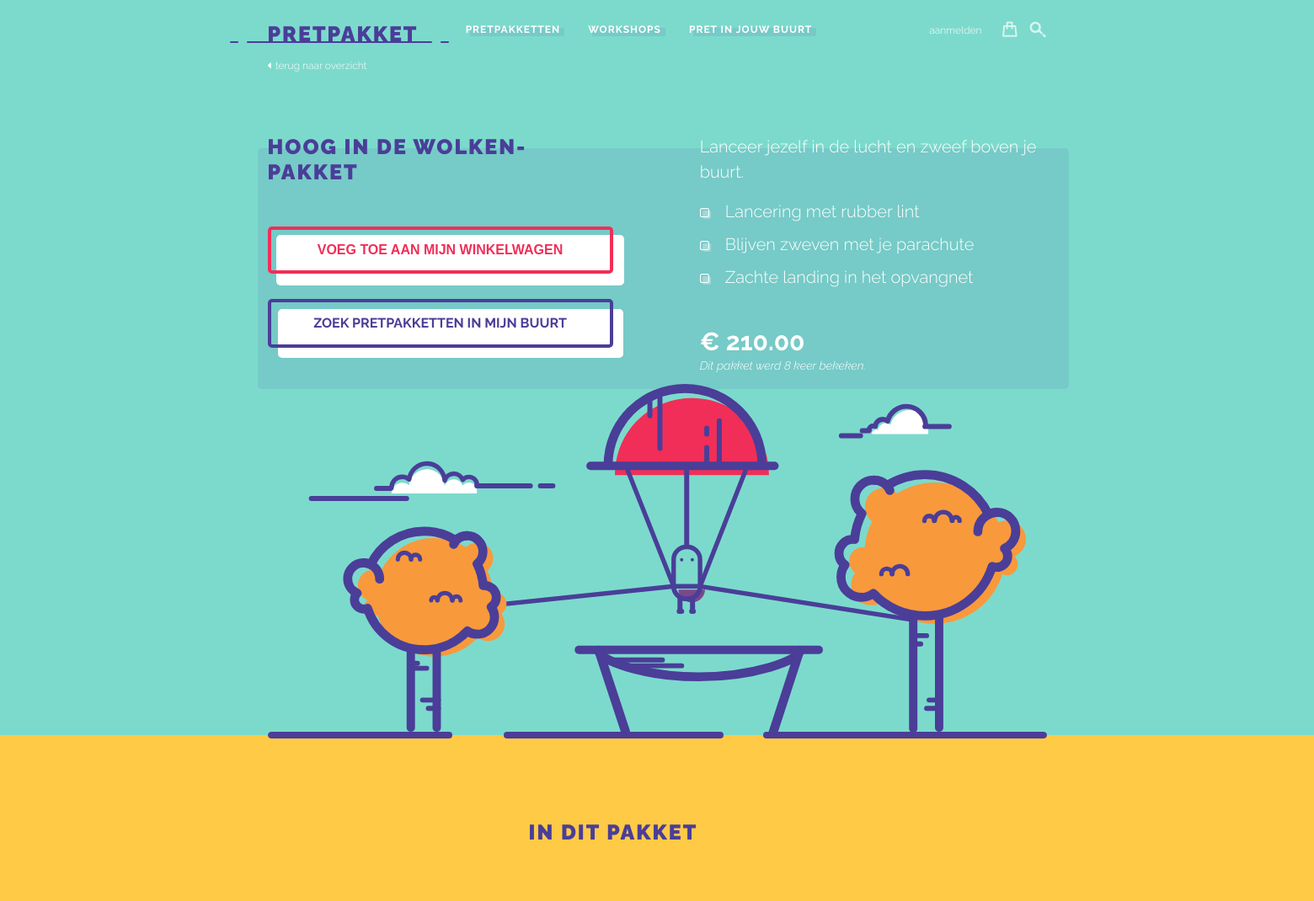
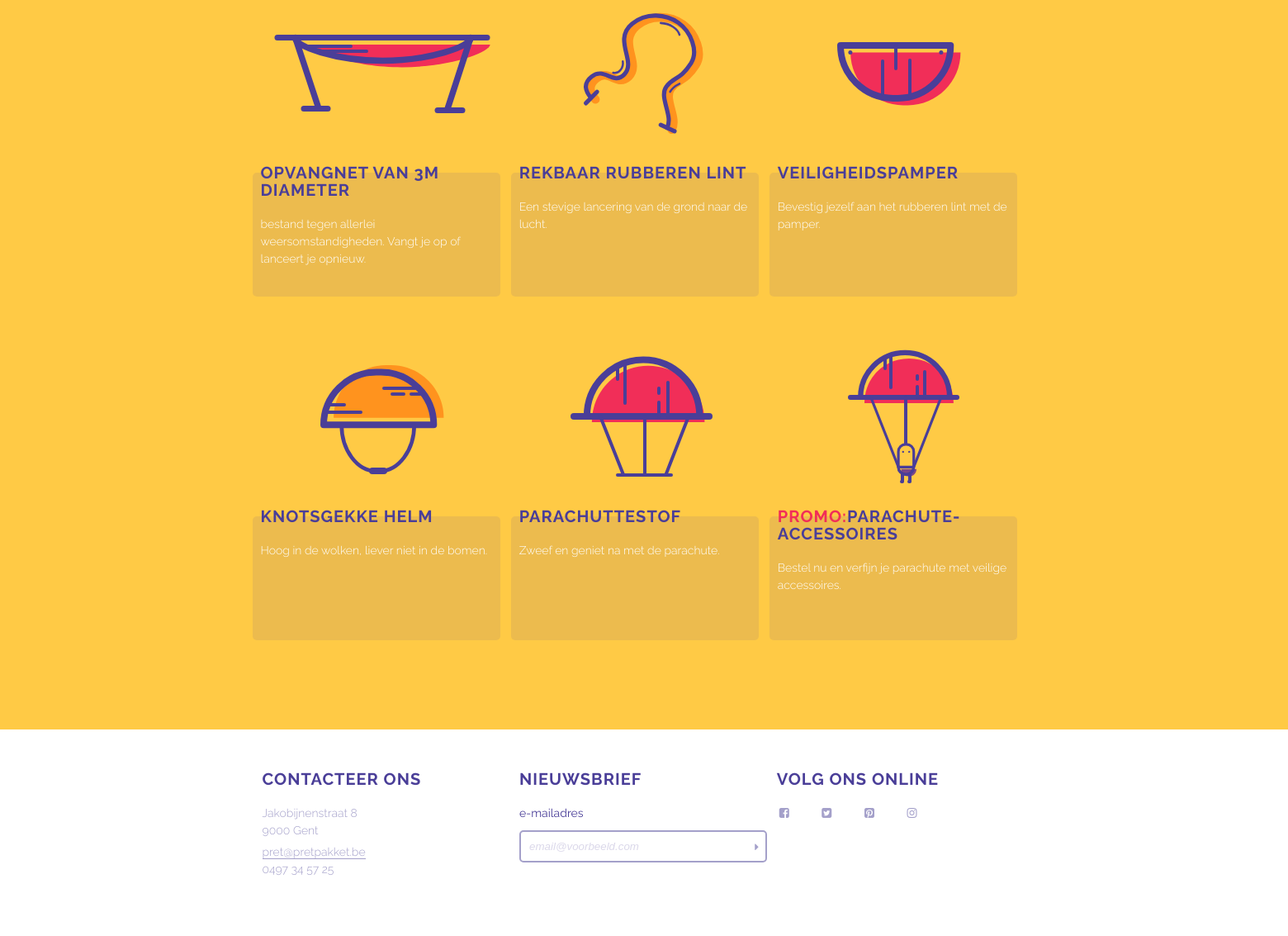
The page /index.php?page=pakket_detail&id=2 on the database its author committed (2 pictures, top to bottom).
### tables this page shows
CREATE TABLE `dhz_packages` (
`id` int(11) NOT NULL,
  `views` int(11) NOT NULL,
  `title` varchar(255) NOT NULL,
  `short_description` varchar(255) NOT NULL,
  `long_description` text NOT NULL,
  `small_image` varchar(255) NOT NULL,
  `large_image` varchar(255) NOT NULL,
  `price` decimal(10,2) NOT NULL,
  `promo` varchar(255) NOT NULL
);

CREATE TABLE `dhz_package_items` (
`id` int(11) NOT NULL,
  `package_id` int(11) NOT NULL,
  `item` varchar(255) NOT NULL,
  `description` text NOT NULL,
  `image` varchar(255) NOT NULL
);

### controller/Controller.php (called while the page is built, shortened)
<?php
class Controller {
	public $route;
	protected $viewVars = array();
	public function filter() {
		call_user_func(array($this, $this->route['action']));
	}
	public function render() {
		require_once WWW_ROOT . 'dao/PackageDAO.php';
		$this->createViewVarWithContent();
		$this->renderInLayout();
	}
	public function set($variableName, $value) {
		$this->viewVars[$variableName] = $value;
	}
	private function createViewVarWithContent() {
		require WWW_ROOT . 'view' . DS . strtolower($this->route['controller']) . DS . $this->route['action'] . '.php';
		$content = ob_get_clean();
	}
	private function renderInLayout() {
		extract($this->viewVars, EXTR_OVERWRITE);
		include WWW_ROOT . 'view' . DS . 'layout.php';
	}
}

### index.php (called while the page is built, shortened)
<?php
$routes = array(
    'home' => array(
    	'controller' => 'Packages',
    	'action' => 'index'
    ),
    'pakketten' => array(
    	'controller' => 'Packages',
    	'action' => 'overview'
    ),
    'pakket_detail' => array(
    	'controller' => 'Packages',
    	'action' => 'detail'
    ),
    'pretinjouwbuurt' => array(
    	'controller' => 'Packages',
    	'action' => 'neighbourhood'
    ),
    'search' => array(
        'controller' => 'Packages',
        'action' => 'search'
    ),
    'workshops' => array(
    	'controller' => 'Workshops',
    	'action' => 'overview'
    ),
    'workshop_detail' => array(
    	'controller' => 'Workshops',
    	'action' => 'detail'
    ),
    'login' => array(
        'controller' => 'Users',
        'action' => 'login'
    ),
    'logout' => array(
        'controller' => 'Users',
        'action' => 'logout'
    ),
    'registreren' => array(
        'controller' => 'Users',
        'action' => 'register'
    ),
    'wijzig' => array(
        'controller' => 'Users',
        'action' => 'edit'
    ),
    'newsletter' => array(
        'controller' => 'Users',
        'action' => 'newsletter'
    ),
    'mijnprofiel' => array(
        'controller' => 'Users',
        'action' => 'account'
    ),
    'winkelwagen' => array(
        'controller' => 'Orders',
        'action' => 'cart'
    ),
    'add-package' => array(
        'controller' => 'Orders',
        'action' => 'add_package'
    ),
    'bestellen' => array(
        'controller' => 'Orders',
        'action' => 'place_order'
    )
);
$route = $routes[$_GET['page']];
$controllerObj = new $controllerName();
$controllerObj->route = $route;
$controllerObj->filter();
$controllerObj->render();

### controller/PackagesController.php (called while the page is built, shortened)
<?php
require_once WWW_ROOT . 'controller/Controller.php';
class PackagesController extends Controller {
	function __construct() {
		require_once WWW_ROOT . 'dao/PackageDAO.php';
		require_once WWW_ROOT . 'dao/PackageItemDAO.php';
		$this->packageDAO = new PackageDAO();
		$this->packageItemDAO = new PackageItemDAO();
	}
	public function detail() {
		$package = $this->packageDAO->selectById($_GET['id']);
		$this->packageDAO->update($_GET['id'], $package['views']+1 );
		$packageItems = $this->packageItemDAO->selectByPackageId($_GET['id']);
	}
}

### dao/PackageDAO.php (called while the page is built, shortened)
<?php
class PackageDAO extends DAO {
	public function selectById($id) {
		$sql = "SELECT * FROM `dhz_packages` WHERE `id` = :id";
		$stmt = $this->pdo->prepare($sql);
		$stmt->bindValue(':id', $id);
		$stmt->execute();
		return $stmt->fetch(PDO::FETCH_ASSOC);
	}
	public function update($id, $views) {
		$errors = $this->getValidationErrors($views);
		if(empty($errors)) {
			$sql = "UPDATE `dhz_packages` SET `views`= :views  WHERE `id` = :id";
			$stmt = $this->pdo->prepare($sql);
			$stmt->bindValue(':views', $views);
			$stmt->bindValue(':id', $id);
			if($stmt->execute()) {
				return $this->selectById($id);
			}
		}
		return false;
	}
	public function getValidationErrors($views) {
		$errors = array();
		return $errors;
	}
}

### dao/PackageItemDAO.php (called while the page is built, shortened)
<?php
class PackageItemDAO extends DAO {
	public function selectByPackageId($id) {
		$sql = "SELECT * FROM `dhz_package_items` WHERE `package_id` = :id";
		$stmt = $this->pdo->prepare($sql);
		$stmt->bindValue(':id', $id);
		$stmt->execute();
		return $stmt->fetchAll(PDO::FETCH_ASSOC);
	}
}

### view/packages/detail.php (the view, shortened to what this page needs)
<div class="back-btn"><a href="index.php?page=pakketten"><i class="fa fa-caret-left"></i>terug naar overzicht</a></div>
<section class="package-detail">
	<div class="halfw">
		<h1>
			<?php echo $package['title']; ?>
		</h1>
		<form method='post' action='index.php?page=add-package&amp;id=<?php echo $package['id']; ?>' class="add-package" >
			<input type='submit' name='add' class='button red-line-button' value='voeg toe aan mijn winkelwagen'>
		</form>
		<a class="button" href="index.php?page=pretinjouwbuurt">zoek pretpakketten in mijn buurt</a>
	</div>
	<div class="halfw halfw-right detail-info">
		<?php echo $package['long_description']; ?>
		<p class="detail-price"><em>€ <?php echo $package['price']; ?></em>
		</p>
		<p class="side-info">Dit pakket werd <?php echo $package['views']; ?> keer bekeken.</p>
	</div>
	<figure class="large-image <?php echo $package['id']; ?>"><img src="<?php echo $package['large_image']; ?>" alt="<?php echo $package['title']; ?>"/></figure>
</section>
<div class="yellow-sect">
<section>
	<h1>in dit pakket</h1>
	<ul class="package-content">
		<?php
			foreach($packageItems as $packageItem):
		?>
		<li>
			<figure><img src="<?php echo $packageItem['image'] ?>" alt="package item"/></figure>
			<div class="content-info">
				<h2><?php echo $packageItem['item'] ?></h2>
				<p><?php echo $packageItem['description'] ?></p>
			</div>
		</li>
		<?php endforeach ?>
	</ul>
</section>
</div>

### view/layout.php (shortened to what this page needs)
<!DOCTYPE html>
<html>
<head>
    <link rel="stylesheet" href="css/reset.css"/>
    <link rel="stylesheet" href="css/style.css"/>
    <link rel="stylesheet" href="//maxcdn.bootstrapcdn.com/font-awesome/4.3.0/css/font-awesome.min.css"/>
</head>
<body>
    <div class="wrapper">
    <?php
        $pages = array(
            'pakketten' => 'pretpakketten',
            'workshops' => 'workshops',
            'pretinjouwbuurt' => 'pret in jouw buurt',
        )
    ?>
    <header>
        <h1 class="header-logo"><a href="index.php">pretpakket<span class="header-underline"></span></a></h1>
        <nav>
            <ul class="nav-left">
                <?php foreach($pages as $url => $page): ?>
                <li id="<?php echo $url; ?>" <?php if($_GET['page'] == $url) {echo "class='active'";} ?>>
                    <a href="<?php echo "index.php?page=" . $url; ?>"><?php echo $page ?></a>
                </li>
                <?php endforeach ?>
            </ul>
            <ul class="nav-right">
                <?php
                    if(!empty($_SESSION['user'])) {
                        echo "<li><a class='nav-account' href='index.php?page=mijnprofiel'>" . $_SESSION['user']['first_name'] . "</li>";
                        echo "<li><a class='nav-account' href='index.php?page=logout'>afmelden</a></li>";
                    } else {
                        echo "<li class='nav-aanmelden'><a href='#login'>aanmelden</a></li>";
                    }
                ?>
                <li class="nav-winkelwagen"><a href='#winkelwagen'><i class="winkelwagen"></i></a></li>
                <li class="no-margin nav-zoeken"><a href='#zoeken'><i class="zoeken"></i></a></li>
            </ul>
        </nav>
    </header>
    <main class="results">
	<?php echo $content; ?>
    </main>
    <div class="push"></div>
    </div>
    <footer>
        <div class="footer-grid">
            <h2>Contacteer ons</h2>
            <ul>
                <li>Jakobijnenstraat 8</li>
                <li>9000 Gent</li>
            </ul>
            <ul class="contact">
                <li><a href="mailto:pret@pretpakket.be">pret@pretpakket.be</a></li>
                <li>0497 34 57 25</li>
            </ul>
        </div>
        <div class="footer-grid">
            <h2>Nieuwsbrief</h2>
            <form method="post" action="index.php?page=newsletter" class="newsletter-form white-bg">
                <label>
                    <span class="form-label">e-mailadres</span>
                    <input type="email" name="e_mail" class="form-input" placeholder="email@voorbeeld.com"/>
                </label>
                <button type="submit" name="action" value="subscribe-newsletter">&#xf0da;</button>
            </form>
        </div>
        <div class="footer-grid no-margin">
            <h2>Volg ons online</h2>
            <ul class="social">
                <li><a href="http://www.facebook.com"><i class="fa fa-facebook-square fa-fw"></i></a></li>
                <li><a href="http://www.twitter.com"><i class="fa fa-twitter-square fa-fw"></i></a></li>
                <li><a href="http://www.pinterest.com"><i class="fa fa-pinterest-square fa-fw"></i></a></li>
                <li><a href="http://www.instagram.com"><i class="fa fa-instagram fa-fw"></i></a></li>
            </ul>
        </div>
    </footer>
</body>
</html>

### rows shown on the page
dhz_packages: title "HOOG IN DE WOLKEN-PAKKET", long_description "Lanceer jezelf in de lucht en zweef boven je buurt. Lancering met rubber lint Blijven zweven met je parachute Zachte landing in het opvangnet", price "210.00", views "8", large_image (picture)
dhz_package_items: image (picture), item "OPVANGNET VAN 3M DIAMETER", description "bestand tegen allerlei weersomstandigheden. Vangt je op of lanceert je opnieuw."
dhz_package_items: image (picture), item "REKBAAR RUBBEREN LINT", description "Een stevige lancering van de grond naar de lucht."
dhz_package_items: image (picture), item "VEILIGHEIDSPAMPER", description "Bevestig jezelf aan het rubberen lint met de pamper."
dhz_package_items: image (picture), item "KNOTSGEKKE HELM", description "Hoog in de wolken, liever niet in de bomen."
dhz_package_items: image (picture), item "PARACHUTTESTOF", description "Zweef en geniet na met de parachute."
dhz_package_items: image (picture), item "PROMO: PARACHUTE-ACCESSOIRES", description "Bestel nu en verfijn je parachute met veilige accessoires."

### other values the page prints
$page "PRETPAKKETTEN"
$page "WORKSHOPS"
$page "PRET IN JOUW BUURT"
